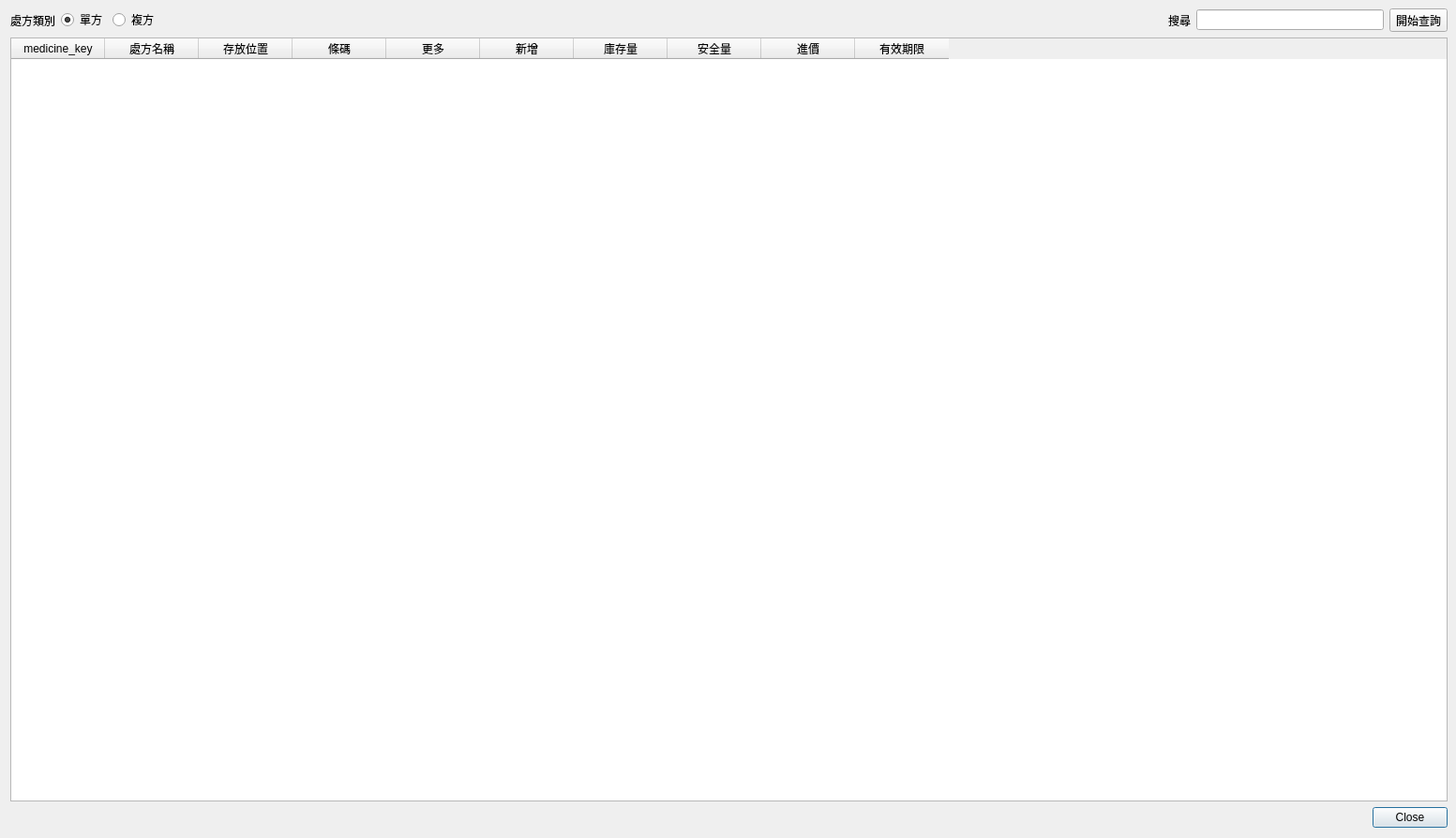
<?xml version="1.0" encoding="UTF-8"?>
<ui version="4.0">
 <class>Dialog_medicine_settings</class>
 <widget class="QDialog" name="Dialog_medicine_settings">
  <property name="windowModality">
   <enum>Qt::NonModal</enum>
  </property>
  <property name="geometry">
   <rect>
    <x>0</x>
    <y>0</y>
    <width>1553</width>
    <height>894</height>
   </rect>
  </property>
  <property name="sizePolicy">
   <sizepolicy hsizetype="Preferred" vsizetype="Preferred">
    <horstretch>0</horstretch>
    <verstretch>0</verstretch>
   </sizepolicy>
  </property>
  <property name="windowTitle">
   <string>設定處方資料</string>
  </property>
  <property name="modal">
   <bool>false</bool>
  </property>
  <layout class="QVBoxLayout" name="verticalLayout">
   <property name="topMargin">
    <number>9</number>
   </property>
   <property name="rightMargin">
    <number>9</number>
   </property>
   <item>
    <layout class="QHBoxLayout" name="horizontalLayout">
     <item>
      <widget class="QLabel" name="label">
       <property name="text">
        <string>處方類別</string>
       </property>
      </widget>
     </item>
     <item>
      <widget class="QRadioButton" name="radioButton_medicine1">
       <property name="text">
        <string>單方</string>
       </property>
       <property name="checked">
        <bool>true</bool>
       </property>
      </widget>
     </item>
     <item>
      <widget class="QRadioButton" name="radioButton_medicine2">
       <property name="text">
        <string>複方</string>
       </property>
      </widget>
     </item>
     <item>
      <spacer name="horizontalSpacer">
       <property name="orientation">
        <enum>Qt::Horizontal</enum>
       </property>
       <property name="sizeHint" stdset="0">
        <size>
         <width>40</width>
         <height>20</height>
        </size>
       </property>
      </spacer>
     </item>
     <item>
      <widget class="QLabel" name="label_2">
       <property name="text">
        <string>搜尋</string>
       </property>
      </widget>
     </item>
     <item>
      <widget class="QLineEdit" name="lineEdit_keyword">
       <property name="maximumSize">
        <size>
         <width>200</width>
         <height>16777215</height>
        </size>
       </property>
      </widget>
     </item>
     <item>
      <widget class="QToolButton" name="toolButton_search">
       <property name="text">
        <string>開始查詢</string>
       </property>
       <property name="icon">
        <iconset>
         <normaloff>../icons/document-preview.png</normaloff>../icons/document-preview.png</iconset>
       </property>
       <property name="toolButtonStyle">
        <enum>Qt::ToolButtonTextBesideIcon</enum>
       </property>
      </widget>
     </item>
    </layout>
   </item>
   <item>
    <layout class="QVBoxLayout" name="verticalLayout_2">
     <item>
      <widget class="QTableWidget" name="tableWidget_medicine">
       <property name="alternatingRowColors">
        <bool>true</bool>
       </property>
       <property name="selectionMode">
        <enum>QAbstractItemView::SingleSelection</enum>
       </property>
       <column>
        <property name="text">
         <string>medicine_key</string>
        </property>
       </column>
       <column>
        <property name="text">
         <string>處方名稱</string>
        </property>
       </column>
       <column>
        <property name="text">
         <string>存放位置</string>
        </property>
       </column>
       <column>
        <property name="text">
         <string>條碼</string>
        </property>
       </column>
       <column>
        <property name="text">
         <string>更多</string>
        </property>
       </column>
       <column>
        <property name="text">
         <string>新增</string>
        </property>
       </column>
       <column>
        <property name="text">
         <string>庫存量</string>
        </property>
       </column>
       <column>
        <property name="text">
         <string>安全量</string>
        </property>
       </column>
       <column>
        <property name="text">
         <string>進價</string>
        </property>
       </column>
       <column>
        <property name="text">
         <string>有效期限</string>
        </property>
       </column>
      </widget>
     </item>
    </layout>
   </item>
   <item>
    <widget class="QDialogButtonBox" name="buttonBox">
     <property name="orientation">
      <enum>Qt::Horizontal</enum>
     </property>
     <property name="standardButtons">
      <set>QDialogButtonBox::Close</set>
     </property>
     <property name="centerButtons">
      <bool>false</bool>
     </property>
    </widget>
   </item>
  </layout>
 </widget>
 <resources/>
 <connections>
  <connection>
   <sender>buttonBox</sender>
   <signal>accepted()</signal>
   <receiver>Dialog_medicine_settings</receiver>
   <slot>accept()</slot>
   <hints>
    <hint type="sourcelabel">
     <x>248</x>
     <y>254</y>
    </hint>
    <hint type="destinationlabel">
     <x>157</x>
     <y>274</y>
    </hint>
   </hints>
  </connection>
  <connection>
   <sender>buttonBox</sender>
   <signal>rejected()</signal>
   <receiver>Dialog_medicine_settings</receiver>
   <slot>reject()</slot>
   <hints>
    <hint type="sourcelabel">
     <x>316</x>
     <y>260</y>
    </hint>
    <hint type="destinationlabel">
     <x>286</x>
     <y>274</y>
    </hint>
   </hints>
  </connection>
 </connections>
</ui>
